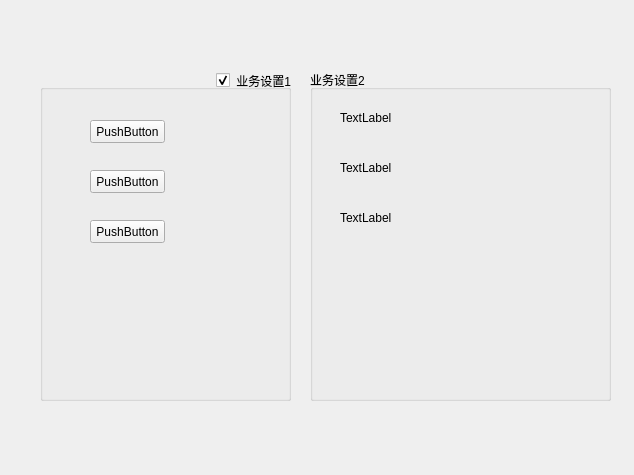
<?xml version="1.0" encoding="UTF-8"?>
<ui version="4.0">
 <class>Form</class>
 <widget class="QWidget" name="Form">
  <property name="geometry">
   <rect>
    <x>0</x>
    <y>0</y>
    <width>634</width>
    <height>475</height>
   </rect>
  </property>
  <property name="windowTitle">
   <string>Form</string>
  </property>
  <widget class="QGroupBox" name="groupBox">
   <property name="geometry">
    <rect>
     <x>40</x>
     <y>70</y>
     <width>251</width>
     <height>331</height>
    </rect>
   </property>
   <property name="title">
    <string>业务设置1</string>
   </property>
   <property name="alignment">
    <set>Qt::AlignRight|Qt::AlignTrailing|Qt::AlignVCenter</set>
   </property>
   <property name="flat">
    <bool>true</bool>
   </property>
   <property name="checkable">
    <bool>true</bool>
   </property>
   <widget class="QPushButton" name="pushButton">
    <property name="geometry">
     <rect>
      <x>50</x>
      <y>50</y>
      <width>75</width>
      <height>23</height>
     </rect>
    </property>
    <property name="text">
     <string>PushButton</string>
    </property>
   </widget>
   <widget class="QPushButton" name="pushButton_2">
    <property name="geometry">
     <rect>
      <x>50</x>
      <y>100</y>
      <width>75</width>
      <height>23</height>
     </rect>
    </property>
    <property name="text">
     <string>PushButton</string>
    </property>
   </widget>
   <widget class="QPushButton" name="pushButton_3">
    <property name="geometry">
     <rect>
      <x>50</x>
      <y>150</y>
      <width>75</width>
      <height>23</height>
     </rect>
    </property>
    <property name="text">
     <string>PushButton</string>
    </property>
   </widget>
  </widget>
  <widget class="QGroupBox" name="groupBox_2">
   <property name="geometry">
    <rect>
     <x>310</x>
     <y>70</y>
     <width>301</width>
     <height>331</height>
    </rect>
   </property>
   <property name="title">
    <string>业务设置2</string>
   </property>
   <widget class="QLabel" name="label">
    <property name="geometry">
     <rect>
      <x>30</x>
      <y>40</y>
      <width>53</width>
      <height>15</height>
     </rect>
    </property>
    <property name="text">
     <string>TextLabel</string>
    </property>
   </widget>
   <widget class="QLabel" name="label_2">
    <property name="geometry">
     <rect>
      <x>30</x>
      <y>90</y>
      <width>53</width>
      <height>15</height>
     </rect>
    </property>
    <property name="text">
     <string>TextLabel</string>
    </property>
   </widget>
   <widget class="QLabel" name="label_3">
    <property name="geometry">
     <rect>
      <x>30</x>
      <y>140</y>
      <width>53</width>
      <height>15</height>
     </rect>
    </property>
    <property name="text">
     <string>TextLabel</string>
    </property>
   </widget>
  </widget>
 </widget>
 <resources/>
 <connections/>
</ui>
